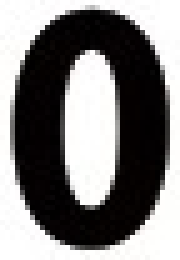
#> input picture eYRC+#PS1#3416_final_code/python code/templates/0.jpg, 36 x 52 px (shown 5 times larger)
$ python image_processing.py   (Python 2 division)   (older library calls are emulated)
#> lines starting #> are read from the running program, lines starting #| are printed output that depends on the picture
'''
*
* Team Id: 		eYRC+#PS1#3416
* Author List: 		HIMANSHU SHARMA, PIYUSH SINGH, ABHINAV SINGH, ANKIT KUMAR SINGH(TEAM LEADER)
* Filename: 		image_processing.py
* Theme: 		PUZZLE SOLVER - 1
* Functions: 		get_template(n),play(img),puzzle(A,B),Set_in_order(A,B),transfer_2_bot(Grid1,Grid2,Sol),
* Global Variables:	temp0,temp1,temp2,temp3,temp4,temp5,temp6,temp7,temp8,temp9(all for storing template image)
*
'''
import cv2
import numpy
from itertools import combinations                       #built-in python function
from itertools import permutations                       #built-in python function
import serial

'''
*
* Function Name: 	get_template
* Input: 		number-->the digit whose template immage is required
* Output: 		image-->returns the template image of required digit
* Logic: 		takes an input and returns the template image of that digit stored in templates folder
* Example Call:		get_template(2)
*
'''

# [21 lines left out: function get_template, not called in this run]

#various templates being read here
temp0=cv2.imread('templates/0.jpg')
#> temp0 is the input picture: shape (52, 36, 3); mean B, G, R 125.4, 125.7, 127.3
temp1=cv2.imread('templates/1.jpg')
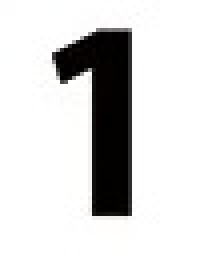
#> input picture eYRC+#PS1#3416_final_code/python code/templates/1.jpg, 52 x 64 px (shown 4 times larger)
#> temp1 is the input picture: shape (64, 52, 3); mean B, G, R 213.7, 213.9, 214.2
temp2=cv2.imread('templates/2.jpg')
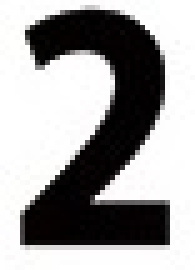
#> input picture eYRC+#PS1#3416_final_code/python code/templates/2.jpg, 39 x 54 px (shown 5 times larger)
#> temp2 is the input picture: shape (54, 39, 3); mean B, G, R 160.1, 160, 161.1
temp3=cv2.imread('templates/3.jpg')
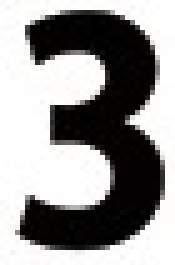
#> input picture eYRC+#PS1#3416_final_code/python code/templates/3.jpg, 35 x 53 px (shown 5 times larger)
#> temp3 is the input picture: shape (53, 35, 3); mean B, G, R 148.1, 148.6, 149.7
temp4=cv2.imread('templates/4.jpg')
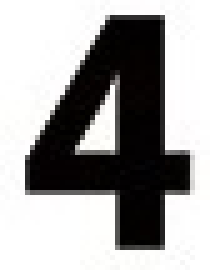
#> input picture eYRC+#PS1#3416_final_code/python code/templates/4.jpg, 42 x 54 px (shown 5 times larger)
#> temp4 is the input picture: shape (54, 42, 3); mean B, G, R 161.6, 161.9, 162.9
temp5=cv2.imread('templates/5.jpg')
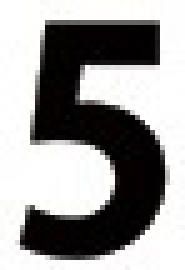
#> input picture eYRC+#PS1#3416_final_code/python code/templates/5.jpg, 37 x 54 px (shown 5 times larger)
#> temp5 is the input picture: shape (54, 37, 3); mean B, G, R 153.7, 154.1, 155.3
temp6=cv2.imread('templates/6.jpg')
temp7=cv2.imread('templates/7.jpg')
temp8=cv2.imread('templates/8.jpg')
temp9=cv2.imread('templates/9.jpg')

#core function that traces out number from test image
'''
*
* Function Name: 	play
* Input: 		img-->image of the arena
* Output: 	        none
* Logic: 		detects the number from the arena image
* Example Call:		play(img)
*
'''

def play(img):

    #img-- a single test image as input argument
    #No_pos_D1 -- List containing detected numbers in Division D1
    #No_pos_D2 -- List of pair [grid number, value]


    No_pos_D1=[]
    No_pos_D2=[]
#> (the run stopped early here; a loop or call above may not have finished)
